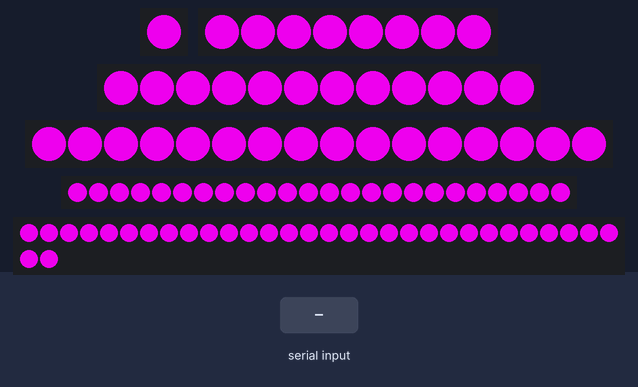
Bench run of a sketch on a simulated Arduino Uno, built with avr-gcc and run on an emulated ATmega328P. Shown: 1 RGB LEDs in strip order, left to right, 8 RGB LEDs in strip order, left to right, 12 RGB LEDs in strip order, left to right, 16 RGB LEDs in strip order, left to right, 24 RGB LEDs in strip order, left to right, 32 RGB LEDs in strip order, left to right, continuing on the next row. The inputs (shaded band) are chosen by the test bench.

Above: at 1.2 s.
1.3 s: "b" received over Serial
At 1.48 s:
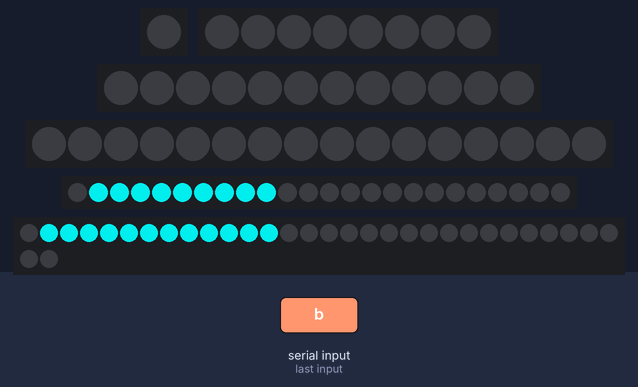
At 2.1 s:
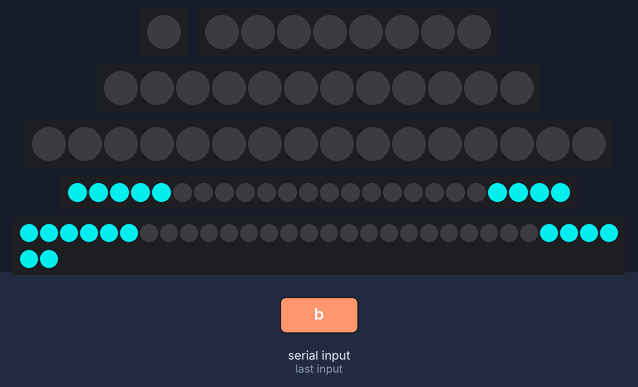
Timing chart, 0 to 4.3 s (numbered marks = the images above; inputs shaded):
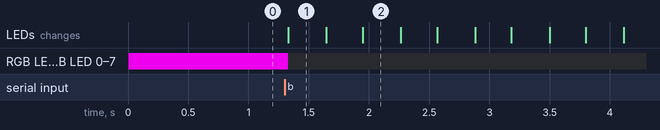

The sketch:

iotlED2.ino
```cpp
#include <FastLED.h>

//#define ALL
//#define LED_PIN 2
//#define NUM_LEDS 96

#define BRIGHTNESS 200


CRGB leds[6][32];
//const LED_PIN[6] = {1,2,3,4,5,6};
const int LED_PER_STRIP[6] = {1,8,12,16,24,32};
int l = 0 , r = 12;
int l4 = 0 , r4 = 9;
void setup() {
  Serial.begin(115200);
int i = 0;
FastLED.addLeds<WS2812,2,GRB>(leds[i],LED_PER_STRIP[i]);
i++;
FastLED.addLeds<WS2812,3,GRB>(leds[i],LED_PER_STRIP[i]);
i++;
FastLED.addLeds<WS2812,4,GRB>(leds[i],LED_PER_STRIP[i]);
i++;
FastLED.addLeds<WS2812,5,GRB>(leds[i],LED_PER_STRIP[i]);
i++;
FastLED.addLeds<WS2812,6,GRB>(leds[i],LED_PER_STRIP[i]);
i++;
FastLED.addLeds<WS2812,7,GRB>(leds[i],LED_PER_STRIP[i]);

FastLED.setBrightness(BRIGHTNESS);


}
char serialState = 'a'; // a = violet , b = watering , c = close
void loop() {
  // Transition state
  if (Serial.available()) {
    char x  = Serial.read();
    if (x >= 'a' && x <= 'd') {
      if (x != serialState) {
        // Transition
        serialState = x;
        if (x == 'b') initStateB();
      }
    }
  }

    switch (serialState - 'a') {
    case 0 :
      stateA();
      break;
    case 1 :
      stateB();
      break;
    case 2 :
      stateC();
      break;
    case 3 :
      stateD();
      break;
  }

  FastLED.show();
  delay(20);
}

void initStateA() {
  // Violet const
}
void initStateB() {
  // Circular
  setLED(CRGB(0,0,0));
  l = 0;
  r = 12;
  l4 = 0;
  r4 = 9;
  for (int i = 0 ; i < r ; i++) {
    leds[5][i] = CRGB(0,255,255);
  }
  for (int i = 0 ; i < r4 ; i++) {
    leds[4][i] = CRGB(0,255,255);
  }
}

void initStateC() {
  //
}

void initStateD() {
  //
}
void stateA() {
  setLED(CRGB(255,0,255));
}

void stateB() {
    //Set Color
  leds[5][l] = CRGB(0,0,0);
  leds[5][r] = CRGB(0,255,255);
  l++;r++;
  if(l % 4 != 0) {
    leds[4][l4] = CRGB(0,0,0);
    leds[4][r4] = CRGB(0,255,255);
    l4++;r4++;
  }
  if ( l == 32) l = 0;
  if ( r == 32) r = 0;
  if ( l4 == 24) l4 = 0;
  if ( r4 == 24) r4 = 0;

}

void stateC() {
  setLED(CRGB(0,0,0));
}

void stateD() {
  setLED(CRGB(150,150,150));
}

void setLED(CRGB val) {
  for (int i = 0 ; i < 6 ; i++ ) {
    for (int j = 0 ; j < 32 ; j++) {
      leds[i][j] = val;
    }
  }
}
```

Measured:
- after the input at 1.3 s, RGB LED 0, RGB LED 0–7: RGB(200, 0, 200) → off at once; the LEDs: change at once (image 1)
